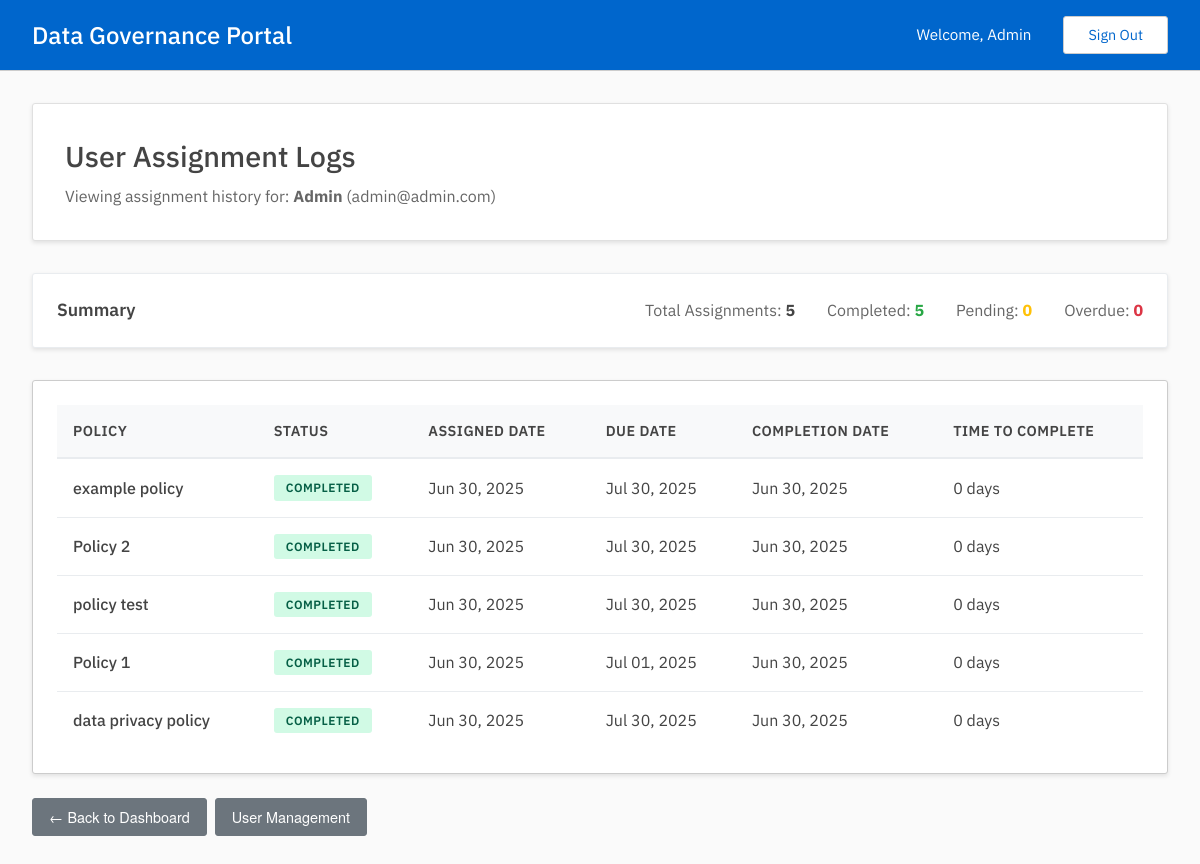
Screenshot of /admin/user/a710b3e5-4399-4e53-b799-3b20b22f949b/logs (signed in) with the database file from the repository.
### tables this page shows
CREATE TABLE users(
        uuid TEXT UNIQUE NOT NULL PRIMARY KEY,
        email TEXT UNIQUE NOT NULL,
        password_hash TEXT NOT NULL,
        name TEXT NOT NULL,
        is_admin INTEGER NOT NULL DEFAULT 0
        );

CREATE TABLE assignments(
        uuid TEXT UNIQUE NOT NULL PRIMARY KEY,
        user TEXT NOT NULL,
        policy TEXT NOT NULL,
        assigned_at INTEGER,
        timeframe_seconds INTEGER,
        completed_at INTEGER,
        FOREIGN KEY (user) REFERENCES users(uuid) ON DELETE CASCADE ON UPDATE CASCADE,
        FOREIGN KEY (policy) REFERENCES policies(uuid) ON DELETE CASCADE ON UPDATE CASCADE
        );

CREATE TABLE policies(
        uuid TEXT UNIQUE NOT NULL PRIMARY KEY,
        name TEXT UNIQUE NOT NULL,
        description TEXT,
        pdf_link TEXT
        );

### admin.py (the view)
@admin.route('/user/<user_uuid>/logs', methods=['GET'])
@admin_required
def view_user_logs(user_uuid):
    user_result = read_get_user(uuid=user_uuid)
    if user_result['status'] != '200':
        flash('User not found.', 'error')
        return redirect(url_for('admin.dashboard'))
    logs_result = get_user_assignment_logs(user_uuid)
    logs = logs_result['data'] if logs_result['status'] == '200' else []
    return render_template('admin/user_logs.html',
                         user_info=user_result['data'],
                         logs=logs)

### app.py (called while the page is built)
@app.template_filter('timestamp_to_date')
def timestamp_to_date(timestamp):
    if timestamp:
        try:
            dt = datetime.fromtimestamp(timestamp)
            return dt.strftime('%b %d, %Y')
        except (ValueError, TypeError):
            return 'Invalid Date'
    return 'N/A'

### auth.py (called while the page is built)
def admin_required(f):
    @wraps(f)
    def wrap(*args, **kwargs):
        if session['user']['is_admin']:
            return f(*args, **kwargs)
        else:
            print("403: User is not an admin.")
            return redirect(url_for('user.dashboard'))
    return wrap

### db.py (called while the page is built, shortened)
def get_conn_curs():
    conn = sqlite3.connect(DATABASE)
    conn.row_factory = sqlite3.Row
    curs = conn.cursor()
    curs.execute("PRAGMA foreign_keys = ON")
    return conn, curs

def commit_close(conn, curs):
    conn.commit()
    curs.close()
    conn.close()

def get_user(uuid=None, email=None):
    conn, curs = get_conn_curs()
    if uuid:
        curs.execute("SELECT * FROM users WHERE uuid = ?", (uuid,))
    elif email:
        curs.execute("SELECT * FROM users WHERE email = ?", (email,))
    user = curs.fetchone()
    commit_close(conn, curs)
    if not user:
        return {
            "status": "404",
            "message": "User not found",
            "data": None
            }
    return {
        "status": "200",
        "message": "User found successfully",
        "data": dict(user)
        }

def get_user_assignment_logs(user_uuid):
    conn, curs = get_conn_curs()
    curs.execute("""
        SELECT a.*, p.name as policy_name,
               CASE
                   WHEN a.completed_at IS NOT NULL THEN 'completed'
                   WHEN (a.assigned_at + a.timeframe_seconds) < ? THEN 'overdue'
                   ELSE 'pending'
               END as status,
               (a.assigned_at + a.timeframe_seconds) as due_date
        FROM assignments a
        JOIN policies p ON a.policy = p.uuid
        WHERE a.user = ?
        ORDER BY a.assigned_at DESC
    """, (generate_timestamp(), user_uuid))
    assignments = curs.fetchall()
    commit_close(conn, curs)
    return {
        "status": "200",
        "message": "User assignment logs found successfully",
        "data": [dict(assignment) for assignment in assignments]
    }

### utils.py (called while the page is built)
def generate_timestamp():
    return int(time.time())

### templates/admin/user_logs.html (shortened to what this page needs)
{% extends "base.html" %}
{% block content %}
<div class="dashboard-header">
    <h2>User Assignment Logs</h2>
    <p>Viewing assignment history for: <strong>{{ user_info['name'] }}</strong> ({{ user_info['email'] }})</p>
</div>
<div class="quick-actions">
    <h3 class="quick-actions-title">Summary</h3>
    <div style="display: flex; gap: 2rem; flex-wrap: wrap;">
        <div>
            <span style="color: #666;">Total Assignments:</span>
            <strong>{{ logs|length }}</strong>
        </div>
        <div>
            <span style="color: #666;">Completed:</span>
            <strong style="color: #28a745;">{{ logs|selectattr('status', 'equalto', 'completed')|list|length }}</strong>
        </div>
        <div>
            <span style="color: #666;">Pending:</span>
            <strong style="color: #ffc107;">{{ logs|selectattr('status', 'equalto', 'pending')|list|length }}</strong>
        </div>
        <div>
            <span style="color: #666;">Overdue:</span>
            <strong style="color: #dc3545;">{{ logs|selectattr('status', 'equalto', 'overdue')|list|length }}</strong>
        </div>
    </div>
</div>
<div class="table-container">
    {% if logs %}
    <table class="data-table">
        <thead>
            <tr>
                <th>Policy</th>
                <th>Status</th>
                <th>Assigned Date</th>
                <th>Due Date</th>
                <th>Completion Date</th>
                <th>Time to Complete</th>
            </tr>
        </thead>
        <tbody>
            {% for log in logs %}
            <tr>
                <td>
                    <div style="font-weight: 500;">{{ log["policy_name"] }}</div>
                </td>
                <td>
                    {% if log["status"] == "completed" %}
                        <span class="status-badge status-completed">Completed</span>
                    {% elif log["status"] == "overdue" %}
                        <span class="status-badge status-overdue">Overdue</span>
                    {% else %}
                        <span class="status-badge status-pending">Pending</span>
                    {% endif %}
                </td>
                <td>{{ log["assigned_at"] | timestamp_to_date }}</td>
                <td>{{ log["due_date"] | timestamp_to_date }}</td>
                <td>
                    {% if log["completed_at"] %}
                        {{ log["completed_at"] | timestamp_to_date }}
                    {% else %}
                        <span style="color: #aaa;">Not completed</span>
                    {% endif %}
                </td>
                <td>
                    {% if log["completed_at"] %}
                        {% set days_to_complete = ((log["completed_at"] - log["assigned_at"]) / 86400) | round | int %}
                        {{ days_to_complete }} day{{ 's' if days_to_complete != 1 else '' }}
                    {% else %}
                        <span style="color: #aaa;">-</span>
                    {% endif %}
                </td>
            </tr>
            {% endfor %}
        </tbody>
    </table>
    {% else %}
    <div class="empty-state">
        <div class="empty-state-icon">📋</div>
        <p class="empty-state-text">No assignment history found for this user.</p>
    </div>
    {% endif %}
</div>
<div class="action-buttons mt-3">
    <a href="{{ url_for('admin.dashboard') }}" class="btn btn-secondary">
        ← Back to Dashboard
    </a>
    <a href="{{ url_for('admin.manage_users') }}" class="btn btn-secondary">
        User Management
    </a>
</div>
{% endblock %}

### templates/base.html (shortened to what this page needs)
<!DOCTYPE html>
<html lang="en">
<head>
    <link rel="stylesheet" href="{{ url_for('static', filename='styles.css') }}">
</head>
<body>
    {% if session.get('user') %}
    <header class="header">
        <div class="header-content">
            <div class="header-left">
                <h1>Data Governance Portal</h1>
            </div>
            <div class="header-right">
                <span class="welcome-text">Welcome, {{ session['user']['name'] }}</span>
                <a href="{{ url_for('login') }}" class="sign-out-btn">Sign Out</a>
            </div>
        </div>
    </header>
    {% endif %}
    <main class="main-content">
        {% block content %}{% endblock %}
    </main>
</body>
</html>

### static/styles.css (style rules this page uses)
* { margin: 0; padding: 0; box-sizing: border-box; }
body { font-family: 'IBM Plex Sans'; color: #444; line-height: 1.42; min-height: 100vh; display: flex; flex-direction: column; background-color: #fafafa; }
.header { background-color: #06c; color: white; padding: 1rem 0; box-shadow: rgba(0,0,0,0.2) 0 2px 8px; border-bottom: 1px solid #ccc; }
.header-content { max-width: 1200px; margin: 0 auto; color: white; padding: 0 2rem; display: flex; justify-content: space-between; align-items: center; }
.header-left { display: flex; align-items: center; gap: 0.5rem; }
.header h1 { font-size: 1.5rem; font-weight: 500; color: white; }
.header-right { display: flex; align-items: center; gap: 2rem; }
.welcome-text { font-size: 0.95rem; color: white; }
.sign-out-btn { background-color: transparent; color: #06c; border: 1px solid #ccc; padding: 0.5rem 1.5rem; border-radius: 3px; text-decoration: none; transition: all 0.3s ease; font-size: 0.9rem; background-color: white; }
.main-content { flex: 1; max-width: 1200px; width: 100%; margin: 0 auto; background-color: #fafafa; padding: 2rem; }
.dashboard-header { background-color: white; padding: 2rem; border-radius: 3px; margin-bottom: 2rem; box-shadow: rgba(0,0,0,0.1) 0 2px 4px; border: 1px solid #e0e0e0; }
.dashboard-header h2 { color: #444; font-size: 1.8rem; margin-bottom: 0.5rem; font-weight: 500; }
.dashboard-header p { color: #666; font-size: 1rem; }
.table-container { background-color: white; border-radius: 3px; padding: 1.5rem; box-shadow: rgba(0,0,0,0.1) 0 2px 4px; border: 1px solid #ccc; overflow-x: auto; }
.data-table { width: 100%; border-collapse: collapse; }
.data-table th { background-color: #f8f9fa; color: #444; font-weight: 600; text-align: left; padding: 1rem; border-bottom: 2px solid #e9ecef; font-size: 0.9rem; text-transform: uppercase; letter-spacing: 0.5px; }
.data-table td { padding: 1rem; border-bottom: 1px solid #e9ecef; color: #444; }
.data-table tr:last-child td { border-bottom: none; }
.btn { padding: 0.5rem 1rem; border-radius: 3px; text-decoration: none; font-size: 0.9rem; cursor: pointer; transition: all 0.3s ease; border: 1px solid transparent; display: inline-block; text-align: center; font-family: 'Helvetica Neue', 'Helvetica', 'Arial', sans-serif; }
.btn-secondary { background-color: #6c757d; color: white; border-color: #6c757d; }
.status-badge { display: inline-block; padding: 0.25rem 0.75rem; border-radius: 3px; font-size: 0.75rem; font-weight: 600; text-transform: uppercase; letter-spacing: 0.5px; }
.status-completed { background: #d1fae5; color: #065f46; }
.action-buttons { display: flex; gap: 0.5rem; align-items: center; }
.quick-actions { background: white; border-radius: 3px; padding: 1.5rem; margin-bottom: 2rem; box-shadow: rgba(0,0,0,0.1) 0 2px 4px; border: 1px solid #e9ecef; display: flex; justify-content: space-between; align-items: center; flex-wrap: wrap; gap: 1rem; }
.quick-actions-title { font-size: 1.1rem; font-weight: 600; color: #444; }
.mt-3 { margin-top: 1.5rem; }

### rows the page displays
users: user.name "Admin", name "Admin", email "admin@admin.com"
assignments: policy_name "example policy", assigned_at "Jun 30, 2025", due_date "Jul 30, 2025", completed_at "Jun 30, 2025", days_to_complete "0", value "s"
assignments: policy_name "Policy 2", assigned_at "Jun 30, 2025", due_date "Jul 30, 2025", completed_at "Jun 30, 2025", days_to_complete "0", value "s"
assignments: policy_name "policy test", assigned_at "Jun 30, 2025", due_date "Jul 30, 2025", completed_at "Jun 30, 2025", days_to_complete "0", value "s"
assignments: policy_name "Policy 1", assigned_at "Jun 30, 2025", due_date "Jul 01, 2025", completed_at "Jun 30, 2025", days_to_complete "0", value "s"
assignments: policy_name "data privacy policy", assigned_at "Jun 30, 2025", due_date "Jul 30, 2025", completed_at "Jun 30, 2025", days_to_complete "0", value "s"

### other values shown
{{ logs|length }} "5"
{{ logs|selectattr('status', 'equalto', 'completed')|list|length }} "5"
{{ logs|selectattr('status', 'equalto', 'pending')|list|length }} "0"
{{ logs|selectattr('status', 'equalto', 'overdue')|list|length }} "0"
